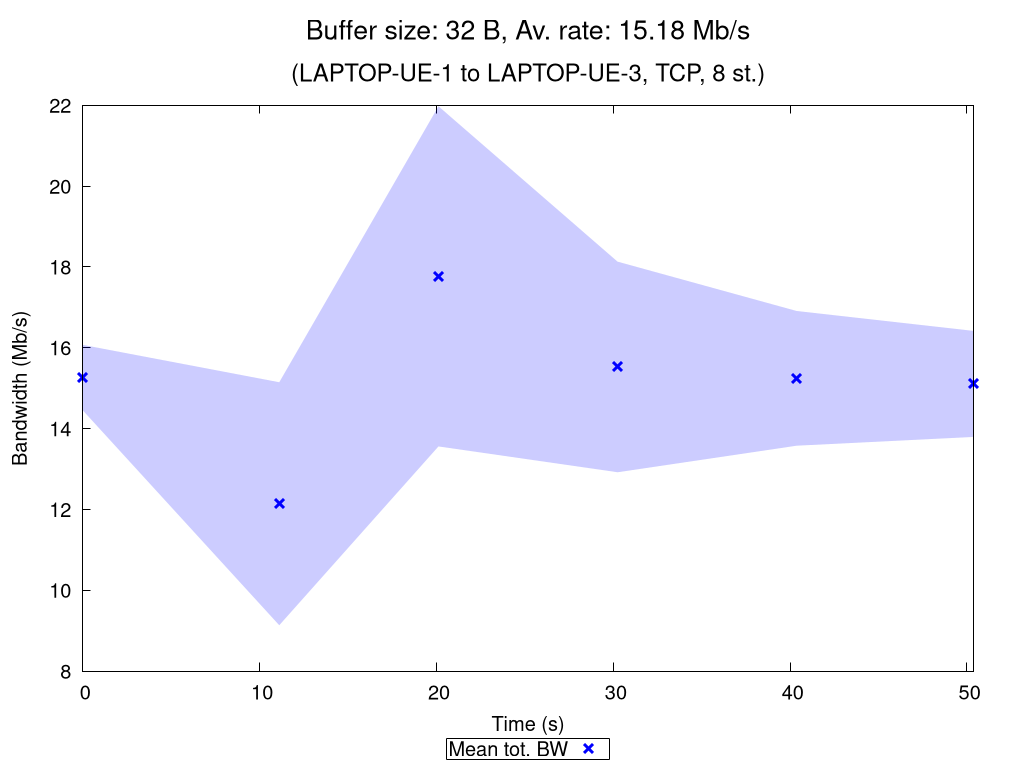

This figure's gnuplot source:
set terminal pngcairo nocrop enhanced size 1024,768 font "Verdana,15"
set output "TCP_8_st_2020_10_06_16-04-51_one2two_00032B.png"

set title "{/=20 Buffer size: 32 B, Av. rate: 15.18 Mb/s}\n\n{/=18 (LAPTOP-UE-1 to LAPTOP-UE-3, TCP, 8 st.)}"

set xlabel "Time (s)"
set ylabel "Bandwidth (Mb/s)"
set ytics nomirror
set key bmargin center horizontal box samplen 1 width -1
set bmargin 4.6
set rmargin 4.5

rf = 1000000.0  # rate factor
set style fill transparent solid 0.2 noborder
set autoscale xfix
plot "TCP_8_st_2020_10_06_16-04-51_one2two_00032B_iperf_processed.dat" using 1:($2/rf-$3/rf):($2/rf+$3/rf) with filledcurves lc rgb "blue" notitle, \
     "" using 1:($2/rf) with points pt 2 ps 1.5 lw 3 lc rgb "blue" title "Mean tot. BW", \
